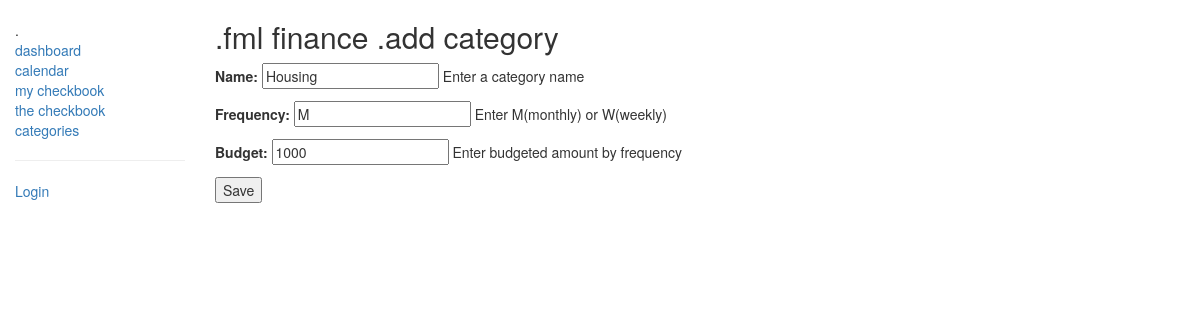
/checkbook/category/2/, run on an earlier commit of the app's database.
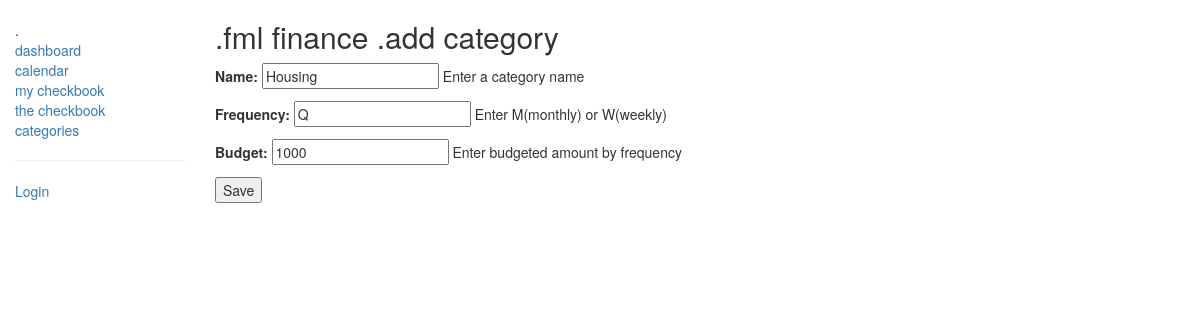
And on a later commit of the database.
### checkbook/models.py (models this page shows, shortened)
class Category(models.Model):
    name = models.CharField(max_length=100, help_text='Enter a category name')
    frequency = models.CharField(max_length=10, null=True, blank=True, help_text='Enter M(monthly) or W(weekly)')
    budget = models.IntegerField(default=0, help_text='Enter budgeted amount by frequency' )
    class Meta:
        ordering = ["name"]

### checkbook/views.py (the view)
# urls.py: path('category/<int:pk>/', views.CategoryUpdate.as_view(), name='category-detail'),
class CategoryUpdate(UpdateView):
    model = Category
    success_url = reverse_lazy('category-list')
    fields = ['name', 'frequency', 'budget']

### checkbook/templates/checkbook/category_form.html
{% extends "base_generic.html" %}
{% block content %}
    <h2>.fml finance .add category</h2>
    <form method="post">{% csrf_token %}
        {{ form.as_p }}
        <input type="submit" value="Save" />
    </form>
{% endblock %}

What changed in the data, as far as the page shows it:
changed Category "Housing": frequency "M" → "Q"
